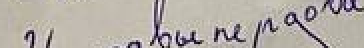
#> input picture train/img_0000_frag_0000.png, 182 x 24 px (shown 2 times larger); its folder holds only this picture in this run
$ python augmentation.py
#> lines starting #> are read from the running program, lines starting #| are printed output that depends on the picture
from PIL import Image, ImageEnhance, ImageOps
import os
import numpy as np


def augment_images(
        input_folder: str,
        output_folder: str,
        rotation_angle: float = 0,
        color_percent: float = 0,
        add_color: str = 'False',
        width_percent: float = 100,
        filename_prefix: str = 'aug_'
):
    """
    Аугментирует изображения в папке с заданными параметрами

    Параметры:
    input_folder - папка с исходными изображениями
    output_folder - папка для сохранения аугментированных изображений
    rotation_angle - угол поворота (-360 до 360 градусов)
    color_percent - интенсивность цвета (0-100%)
    add_color - цвет для добавления ('синий','зеленый','красный','фиолетовый','желтый','False')
    width_percent - изменение ширины (1-200%)
    filename_prefix - префикс для имен новых файлов
    """
#> called with input_folder = 'train', output_folder = 'train_aug', rotation_angle = 15, color_percent = 17, add_color = 'синий', width_percent = 73, filename_prefix = ''
    # Создаем папку для результатов, если ее нет
    os.makedirs(output_folder, exist_ok=True)

    # Соответствие цветов их RGB-значениям
    colors = {
        'синий': (0, 0, 255),
        'зеленый': (0, 255, 0),
        'красный': (255, 0, 0),
        'фиолетовый': (128, 0, 128),
        'желтый': (255, 255, 0),
        'False': None
    }

    # Проверка корректности параметров
    if rotation_angle < -360 or rotation_angle > 360:
        raise ValueError("Угол поворота должен быть между -360 и 360 градусами")

    if color_percent < 0 or color_percent > 100:
        raise ValueError("Процент цвета должен быть между 0 и 100")

    if add_color not in colors:
        raise ValueError("Недопустимый цвет. Используйте: 'синий','зеленый','красный','фиолетовый','желтый','False'")

    if width_percent < 1 or width_percent > 200:
        raise ValueError("Процент ширины должен быть между 1 и 200")

    # Обработка всех изображений в папке
    for filename in os.listdir(input_folder):
        if filename.lower().endswith(('.png', '.jpg', '.jpeg', '.bmp')):
            # Загрузка изображения
            img_path = os.path.join(input_folder, filename)
            image = Image.open(img_path).convert('RGB')
#> image is the input picture: PIL image 182x24 RGB; mean R, G, B 179.5, 173.1, 166.8

            # Изменение ширины
            if width_percent != 100:
                original_width, original_height = image.size
#> original_width = 182; original_height = 24
                new_width = int(original_width * width_percent / 100)
#> new_width = 132
                image = image.resize((new_width, original_height))
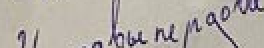
#> image: PIL image 132x24 RGB (shown 2 times larger); mean R, G, B 179.5, 173.1, 166.8

            # Поворот изображения
            if rotation_angle != 0:
                image = image.rotate(rotation_angle, expand=True)
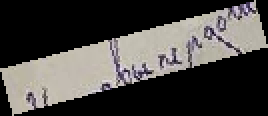
#> image: PIL image 134x58 RGB (shown 2 times larger); mean R, G, B 73.2, 70.6, 68

            # Добавление цветового оттенка
            if add_color != 'False' and color_percent > 0:
                # Создаем цветной слой
                color_layer = Image.new('RGB', image.size, colors[add_color])
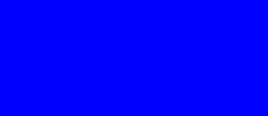
#> color_layer: PIL image 134x58 RGB (shown 2 times larger); mean R, G, B 0, 0, 255

                # Рассчитываем прозрачность
                alpha = color_percent / 100.0

                # Смешиваем изображения
                image = Image.blend(image, color_layer, alpha)
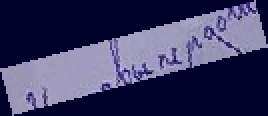
#> image: PIL image 134x58 RGB (shown 2 times larger); mean R, G, B 60.5, 58.4, 99.4

            # Сохранение результата
            new_filename = f"{filename_prefix}{filename}"
            output_path = os.path.join(output_folder, new_filename)
            image.save(output_path)
            print(f"Создано: {new_filename}")


# Пример использования
if __name__ == "__main__":
    # Настройки аугментации (можно менять)
    INPUT_FOLDER = "train"  # Папка с исходными изображениями
    OUTPUT_FOLDER = "train_aug"  # Папка для аугментированных изображений
    ROTATION = 15 # Угол поворота в градусах
    COLOR_PERCENT = 17  # Интенсивность цвета (0-100%)
    ADD_COLOR = "синий"  # Цвет для добавления или 'False'
    WIDTH_PERCENT = 73  # Процент изменения ширины
    FILENAME_PREFIX = ""  # Префикс для новых файлов

    augment_images(
        input_folder=INPUT_FOLDER,
        output_folder=OUTPUT_FOLDER,
        rotation_angle=ROTATION,
        color_percent=COLOR_PERCENT,
        add_color=ADD_COLOR,
        width_percent=WIDTH_PERCENT,
        filename_prefix=FILENAME_PREFIX
    )

$ run again, on train/img_0000_frag_0004.png
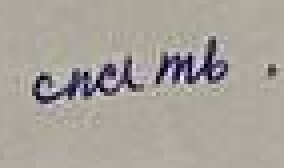
#> input picture train/img_0000_frag_0004.png, 71 x 42 px (shown 4 times larger)
#> in augment_images, image is the input picture: PIL image 71x42 RGB; mean R, G, B 166.3, 162.4, 154.7
#> in augment_images, `image = image.rotate(rotation_angle, expand=True)`:
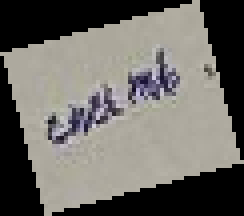
#> image: PIL image 61x54 RGB (shown 4 times larger); mean R, G, B 108, 105.5, 100.4
#> in augment_images, `image = Image.blend(image, color_layer, alpha)`:
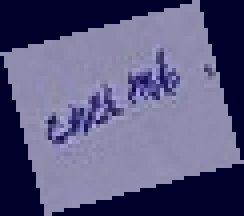
#> image: PIL image 61x54 RGB (shown 4 times larger); mean R, G, B 89.3, 87.2, 126.3

$ run again, on train/img_0000_frag_0005.png
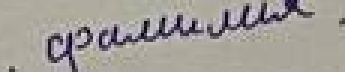
#> input picture train/img_0000_frag_0005.png, 115 x 24 px (shown 3 times larger)
#> in augment_images, image is the input picture: PIL image 115x24 RGB; mean R, G, B 162.2, 157.6, 152.4
#> in augment_images, `image = image.rotate(rotation_angle, expand=True)`:
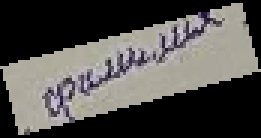
#> image: PIL image 87x46 RGB (shown 3 times larger); mean R, G, B 80.9, 78.6, 76
#> in augment_images, `image = Image.blend(image, color_layer, alpha)`:
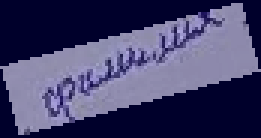
#> image: PIL image 87x46 RGB (shown 3 times larger); mean R, G, B 66.9, 65, 106

$ run again, on train/img_0000_frag_0006.png
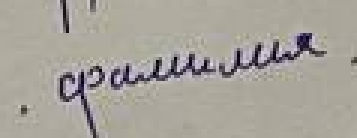
#> input picture train/img_0000_frag_0006.png, 119 x 46 px (shown 3 times larger)
#> in augment_images, image is the input picture: PIL image 119x46 RGB; mean R, G, B 166.7, 162.4, 154.4
#> in augment_images, `image = image.rotate(rotation_angle, expand=True)`:
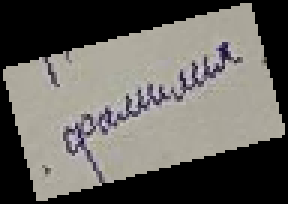
#> image: PIL image 96x68 RGB (shown 3 times larger); mean R, G, B 101.1, 98.5, 93.6
#> in augment_images, `image = Image.blend(image, color_layer, alpha)`:
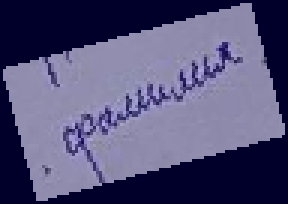
#> image: PIL image 96x68 RGB (shown 3 times larger); mean R, G, B 83.6, 81.4, 120.6

$ run again, on train/img_0000_frag_0001.png
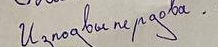
#> input picture train/img_0000_frag_0001.png, 218 x 47 px
#> in augment_images, image is the input picture: PIL image 218x47 RGB; mean R, G, B 180.1, 174.1, 166.7
#> in augment_images, `image = Image.blend(image, color_layer, alpha)`:
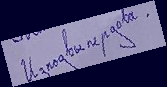
#> image: PIL image 167x87 RGB; mean R, G, B 76.7, 74.1, 114.1
